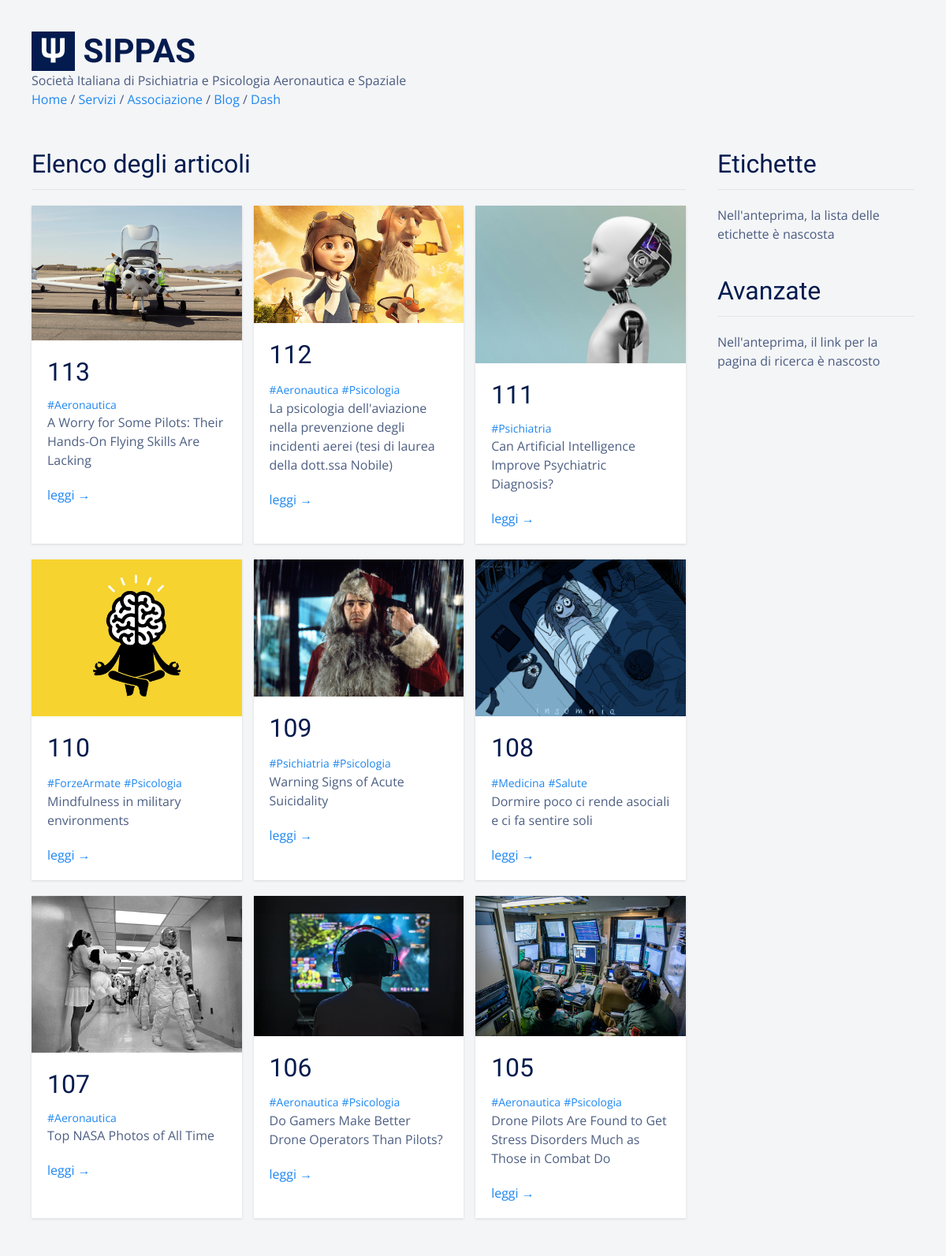
Page /blog/dashboard/frontpage/preview (signed in) on the earlier database version.
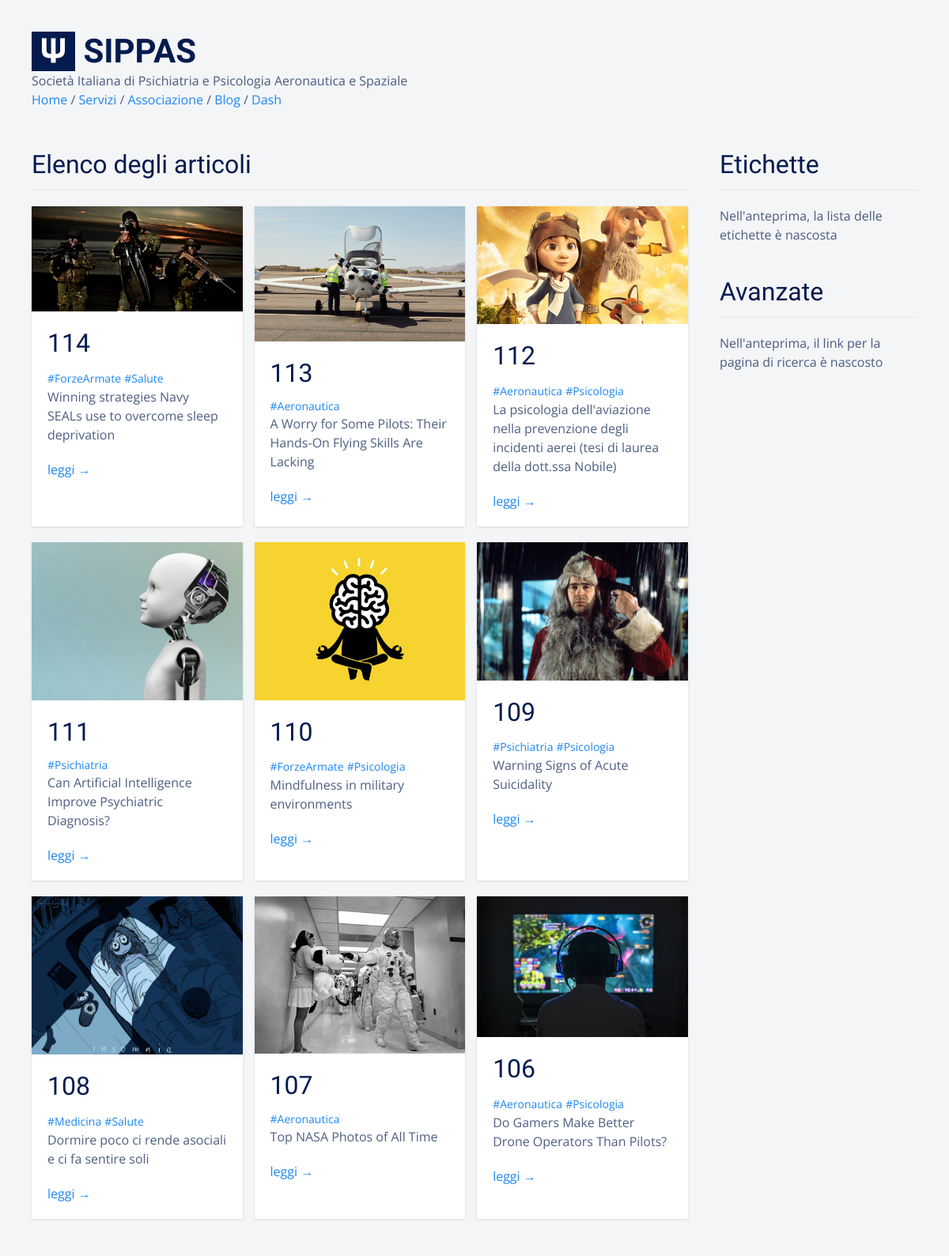
Same page on the later database version.
### tables this page shows
CREATE TABLE "posts" (
  "id" integer NOT NULL,
  "title" text,
  "body" TEXT,
  "teaser" text,
  "tags" TEXT,
  "is_sticky" integer,
  "author" text,
  "created_at" TEXT,
  "updated_at" text,
  "published_at" TEXT,
  PRIMARY KEY ("id")
);

### flaskApp/blueprints/blog/routes.py (the view)
@bp_blog.route("/dashboard/frontpage/preview")
@login_required
@has_role(["author", "editor", "admin"])
def blog_preview():
  posts = query_db("SELECT * FROM posts ORDER BY id DESC LIMIT ?", [ BLOG_PAGE_SIZE ])
  return render_template(
    "blog/posts_preview.html",
    posts=posts,
    tags=TAGS,
    pagination="blog/posts_pagination.html"
  )

### flaskApp/blueprints/users/models.py (called while the page is built)
  @login_manager.user_loader
  def load_user(id):
    user = query_db("SELECT * FROM users WHERE id = ?", [id], one=True)
    if user:
        return User(**user)
    else:
        return None

### flaskApp/db/sqlite.py (called while the page is built)
def dict_factory(cursor, row):
  d = {}
  for idx, col in enumerate(cursor.description):
    d[col[0]] = row[idx]
  return d

def get_db():
  if "db" not in g:
    g.db = sqlite3.connect(
      db_path,
      detect_types=sqlite3.PARSE_DECLTYPES,
      isolation_level="DEFERRED"
    )
    g.db.cursor().execute("PRAGMA journal_mode=WAL")
    g.db.row_factory = dict_factory
  return g.db

def query_db(query, args=(), one=False):
  with closing(get_db().cursor().execute(query, args)) as cur:
    rv = cur.fetchall()
    return (rv[0] if rv else None) if one else rv

### flaskApp/blueprints/blog/templates/blog/posts_preview.html
{% extends 'base.html' %}
{% block content %}
<div class="uk-section">
  <div class="uk-container">
    <div class="uk-grid">
      <div class="uk-width-3-4@s">
        <h2 class="uk-heading-divider">Elenco degli articoli</h2>
        {% if posts %}
        {% include 'blog/posts_list.html' %}
        {% else %}
        <div class="uk-margin">
          Nessun articolo trovato.
        </div>
        {% endif %}
      </div>
      <div class="uk-width-expand">
        <div>
          <h2 class="uk-heading-divider">Etichette</h2>
          <p>Nell'anteprima, la lista delle etichette è nascosta</p>
          <h2 class="uk-heading-divider uk-margin-medium-top">Avanzate</h2>
          <div class="uk-margin">
            <p>Nell'anteprima, il link per la pagina di ricerca è nascosto</p>
          </div>
        </div>
      </div>
    </div>
  </div>
</div>
{% endblock %}

### flaskApp/blueprints/blog/templates/blog/posts_list.html
<div class="uk-grid uk-grid-match uk-grid-small">
  {% for p in posts %}
  <div class="uk-width-1-2@s uk-width-1-3@l uk-margin-bottom">
    <div class="uk-card uk-card-default uk-card-small uk-margin">
      {% if p.teaser %}
      <div class="uk-card-media-top">
        <img src="{{ url_for('static', filename='blog/' + p.teaser | replace('#', p.id | string)) }}" />
      </div>
      {% endif %}
      <div class="uk-card-body uk-padding-small-top">
        <h2 class="uk-margin-remove">{{ p.id }}</h2>
        <div class="uk-margin-small">
          <p class="uk-margin-remove">
            {% for tag in p.tags.split(' ') %} <a class="uk-text-small"
              href="{{ url_for('blog.posts_tagged', tag=tag) }}">{{ tag }}</a> {% endfor %}
          </p>
          <p class="uk-margin-remove">{{ p.title }}</p>
        </div>
        <div class="uk-margin">
          <a href="{{ url_for('blog.view_post', id=p.id) }}">leggi &rarr;</a>
        </div>
      </div>
    </div>
  </div>
  {% endfor %}
</div>

Differences in the rows shown:
no longer on this page (row unchanged): posts: teaser+id (picture), id "105", tag "#Aeronautica" "#Psicologia", title "Drone Pilots Are Found to Get Stress Disorders Much as Those in Combat Do", shown under "Elenco degli articoli"
added posts: teaser+id (picture), id "114", tag "#ForzeArmate" "#Salute", title "Winning strategies Navy SEALs use to overcome sleep deprivation", shown under "Elenco degli articoli"
